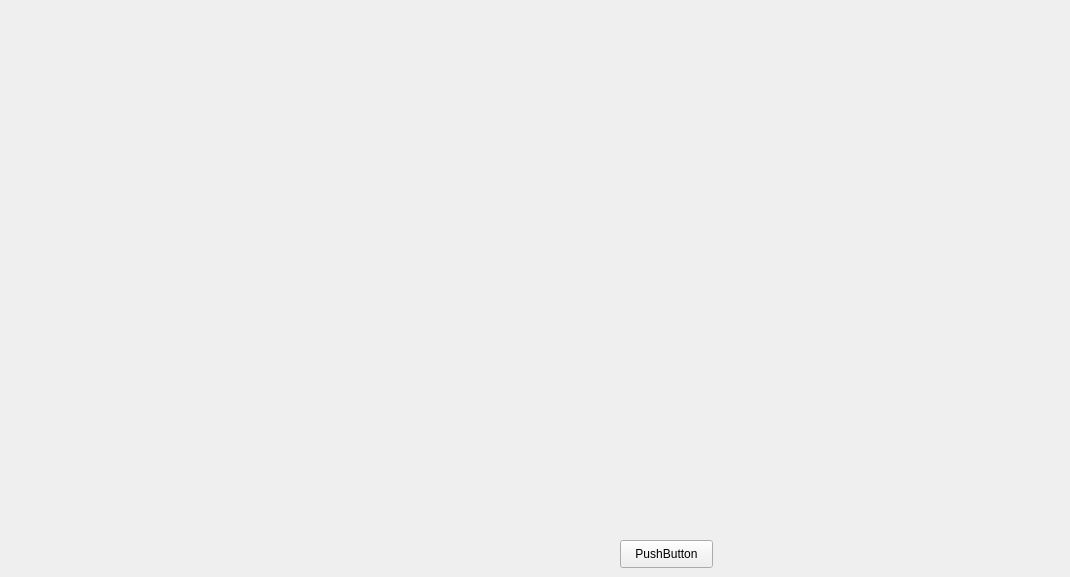
      <widget class="QWidget" name="tab_12">
       <attribute name="title">
        <string>页</string>
       </attribute>
       <widget class="OColorButton" name="oColorButton">
        <property name="geometry">
         <rect>
          <x>50</x>
          <y>40</y>
          <width>141</width>
          <height>61</height>
         </rect>
        </property>
        <property name="borderRadius">
         <number>5</number>
        </property>
       </widget>
       <widget class="OColorButton" name="oColorButton_2">
        <property name="geometry">
         <rect>
          <x>230</x>
          <y>40</y>
          <width>141</width>
          <height>61</height>
         </rect>
        </property>
        <property name="borderRadius">
         <number>5</number>
        </property>
        <property name="borderWidth">
         <number>3</number>
        </property>
       </widget>
       <widget class="OColorButton" name="oColorButton_3">
        <property name="geometry">
         <rect>
          <x>410</x>
          <y>40</y>
          <width>141</width>
          <height>61</height>
         </rect>
        </property>
        <property name="borderRadius">
         <number>5</number>
        </property>
        <property name="borderWidth">
         <number>3</number>
        </property>
        <property name="borderColor">
         <color>
          <red>170</red>
          <green>255</green>
          <blue>255</blue>
         </color>
        </property>
       </widget>
       <widget class="OColorButton" name="oColorButton_4">
        <property name="geometry">
         <rect>
          <x>570</x>
          <y>40</y>
          <width>141</width>
          <height>61</height>
         </rect>
        </property>
        <property name="borderRadius">
         <number>5</number>
        </property>
        <property name="borderWidth">
         <number>3</number>
        </property>
        <property name="borderColor">
         <color>
          <red>170</red>
          <green>255</green>
          <blue>255</blue>
         </color>
        </property>
        <property name="showSuperText">
         <bool>true</bool>
        </property>
        <property name="superText">
         <string>123</string>
        </property>
       </widget>
       <widget class="OColorButton" name="oColorButton_5">
        <property name="geometry">
         <rect>
          <x>750</x>
          <y>40</y>
          <width>141</width>
          <height>61</height>
         </rect>
        </property>
        <property name="borderRadius">
         <number>5</number>
        </property>
        <property name="borderWidth">
         <number>3</number>
        </property>
        <property name="borderColor">
         <color>
          <red>170</red>
          <green>255</green>
          <blue>255</blue>
         </color>
        </property>
        <property name="showSuperText">
         <bool>true</bool>
        </property>
        <property name="superText">
         <string>123</string>
        </property>
        <property name="superTextFont">
         <font>
          <family>Algerian</family>
          <weight>75</weight>
          <bold>true</bold>
         </font>
        </property>
       </widget>
       <widget class="OColorButton" name="oColorButton_6">
        <property name="geometry">
         <rect>
          <x>920</x>
          <y>40</y>
          <width>141</width>
          <height>61</height>
         </rect>
        </property>
        <property name="borderRadius">
         <number>5</number>
        </property>
        <property name="borderWidth">
         <number>3</number>
        </property>
        <property name="borderColor">
         <color>
          <red>170</red>
          <green>255</green>
          <blue>255</blue>
         </color>
        </property>
        <property name="showSuperText">
         <bool>true</bool>
        </property>
        <property name="superText">
         <string>123</string>
        </property>
        <property name="superTextFont">
         <font>
          <family>Algerian</family>
          <weight>75</weight>
          <bold>true</bold>
         </font>
        </property>
        <property name="superTextAlign">
         <enum>OColorButton::TextAlign_Center_Center</enum>
        </property>
       </widget>
       <widget class="OColorButton" name="oColorButton_7">
        <property name="geometry">
         <rect>
          <x>50</x>
          <y>140</y>
          <width>141</width>
          <height>61</height>
         </rect>
        </property>
        <property name="borderRadius">
         <number>5</number>
        </property>
        <property name="borderWidth">
         <number>3</number>
        </property>
        <property name="borderColor">
         <color>
          <red>170</red>
          <green>255</green>
          <blue>255</blue>
         </color>
        </property>
        <property name="showSuperText">
         <bool>true</bool>
        </property>
        <property name="superText">
         <string>123</string>
        </property>
        <property name="superTextFont">
         <font>
          <family>Algerian</family>
          <weight>75</weight>
          <bold>true</bold>
         </font>
        </property>
        <property name="superTextAlign">
         <enum>OColorButton::TextAlign_Center_Center</enum>
        </property>
        <property name="normalColor">
         <color>
          <red>255</red>
          <green>255</green>
          <blue>255</blue>
         </color>
        </property>
       </widget>
       <widget class="OColorButton" name="oColorButton_8">
        <property name="geometry">
         <rect>
          <x>230</x>
          <y>140</y>
          <width>141</width>
          <height>61</height>
         </rect>
        </property>
        <property name="borderRadius">
         <number>5</number>
        </property>
        <property name="borderWidth">
         <number>3</number>
        </property>
        <property name="borderColor">
         <color>
          <red>170</red>
          <green>255</green>
          <blue>255</blue>
         </color>
        </property>
        <property name="showSuperText">
         <bool>true</bool>
        </property>
        <property name="superText">
         <string>123</string>
        </property>
        <property name="superTextFont">
         <font>
          <family>Algerian</family>
          <weight>75</weight>
          <bold>true</bold>
         </font>
        </property>
        <property name="superTextAlign">
         <enum>OColorButton::TextAlign_Center_Center</enum>
        </property>
        <property name="normalColor">
         <color>
          <red>255</red>
          <green>255</green>
          <blue>255</blue>
         </color>
        </property>
        <property name="colorMode">
         <enum>OColorButton::ColorMode_Shade</enum>
        </property>
       </widget>
       <widget class="OColorButton" name="oColorButton_9">
        <property name="geometry">
         <rect>
          <x>420</x>
          <y>140</y>
          <width>141</width>
          <height>61</height>
         </rect>
        </property>
        <property name="borderRadius">
         <number>5</number>
        </property>
        <property name="borderWidth">
         <number>3</number>
        </property>
        <property name="borderColor">
         <color>
          <red>170</red>
          <green>255</green>
          <blue>255</blue>
         </color>
        </property>
        <property name="showSuperText">
         <bool>true</bool>
        </property>
        <property name="superText">
         <string>123</string>
        </property>
        <property name="superTextFont">
         <font>
          <family>Algerian</family>
          <weight>75</weight>
          <bold>true</bold>
         </font>
        </property>
        <property name="superTextAlign">
         <enum>OColorButton::TextAlign_Center_Center</enum>
        </property>
        <property name="normalColor">
         <color>
          <red>255</red>
          <green>255</green>
          <blue>255</blue>
         </color>
        </property>
        <property name="bgImage">
         <pixmap resource="res.qrc">:/image/0.jpg</pixmap>
        </property>
        <property name="colorMode">
         <enum>OColorButton::ColorMode_Shade</enum>
        </property>
       </widget>
       <widget class="OGaugePanel" name="oGaugePanel">
        <property name="geometry">
         <rect>
          <x>60</x>
          <y>240</y>
          <width>371</width>
          <height>301</height>
         </rect>
        </property>
        <property name="precision">
         <number>1</number>
        </property>
        <property name="scalePrecision">
         <number>1</number>
        </property>
        <property name="ringWidth">
         <number>10</number>
        </property>
       </widget>
       <widget class="OImageAnimation" name="oImageAnimation">
        <property name="geometry">
         <rect>
          <x>610</x>
          <y>240</y>
          <width>401</width>
          <height>261</height>
         </rect>
        </property>
        <property name="pixmap1">
         <pixmap resource="res.qrc">:/image/0.jpg</pixmap>
        </property>
        <property name="pixmap2">
         <pixmap resource="res.qrc">:/image/1.png</pixmap>
        </property>
        <property name="animationType">
         <enum>OImageAnimation::BlindsEffect</enum>
        </property>
       </widget>
       <widget class="QPushButton" name="pushButton_10">
        <property name="geometry">
         <rect>
          <x>620</x>
          <y>540</y>
          <width>93</width>
          <height>28</height>
         </rect>
        </property>
        <property name="text">
         <string>PushButton</string>
        </property>
       </widget>
      </widget>
